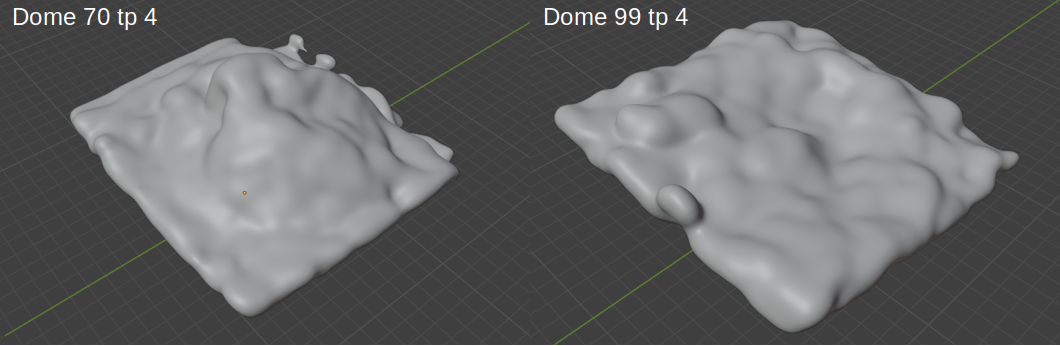
#> input picture heightmap/visual/mesh_manual.png, 1060 x 346 px, given in place of mesh_manual_apical.png.tif, which was not available
$ python sum_arrays.py ../visual/mesh_manual.png ../visual/mesh_manual_apical.png ../visual/mesh_manual_apical.png
#> lines starting #> are read from the running program, lines starting #| are printed output that depends on the picture
import skimage as sk
import sys
import tifffile as tiff

wd = sys.argv[1]
array_name = sys.argv[2]
version = sys.argv[3]

array_path1 = wd +'_'+array_name+'_n_'+version+'.tif'
array_path2 = wd +'_'+array_name+'_r_'+version+'.tif'
array_sum = sk.io.imread(array_path1)+sk.io.imread(array_path1)
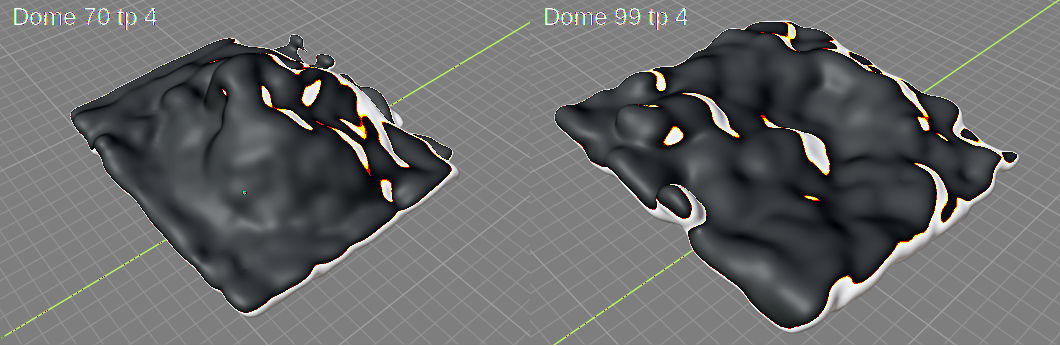
#> array_sum: shape (346, 1060, 4); mean R, G, B, A 106.2, 107, 106.8, 254; transparent parts drawn white


array_sum_path = wd +'_'+array_name+'_total_'+version+'.tif'
tiff.imwrite(array_sum_path, array_sum, imagej=True)

$ run again, on heightmap/visual/mesh_tp4_dome70.png
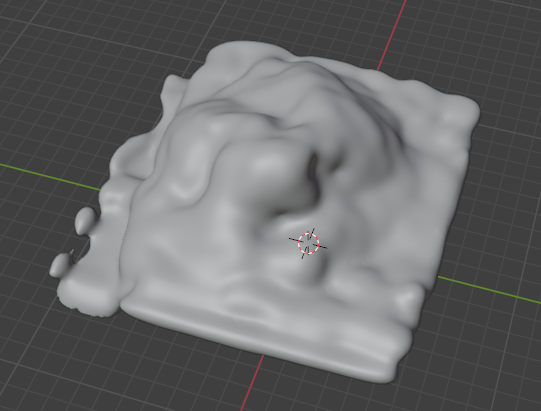
#> input picture heightmap/visual/mesh_tp4_dome70.png, 541 x 411 px, given in place of mesh_tp4_dome70.png.tif, which was not available
#> `array_sum = sk.io.imread(array_path1)+sk.io.imread(array_path1)`:
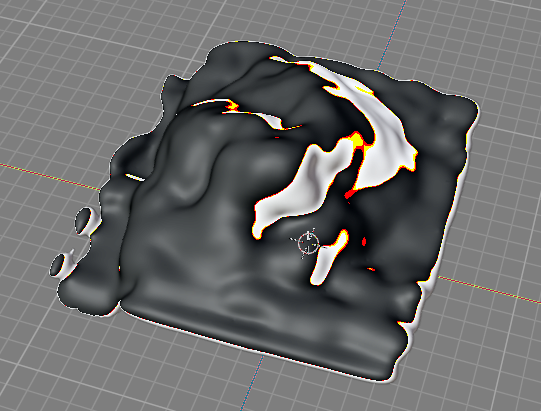
#> array_sum: shape (411, 541, 4); mean R, G, B, A 108.4, 108.7, 108.7, 254; transparent parts drawn white
